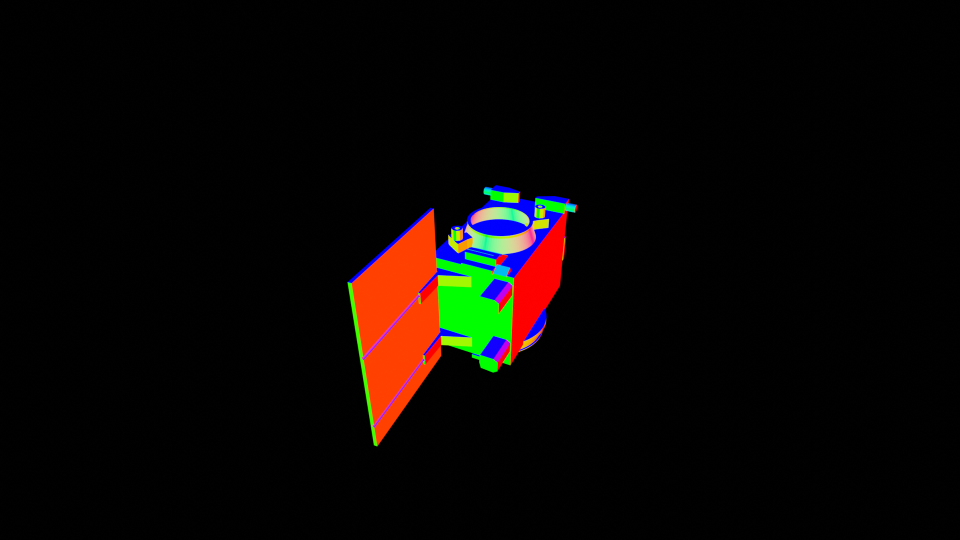
#> input picture python-version/test_images/0.363_-0.759_0.541.png, 1920 x 1080 px (shown at 1/2 size)
$ python orb.py
#> lines starting #> are read from the running program, lines starting #| are printed output that depends on the picture; after the words box and inside, x2 and y2 are one past the last pixel; in counts of white or black regions, pixels touching at a corner belong together
import numpy as np
import cv2 as cv

# Read the query image as query_img
# and train image This query image
# is what you need to find in train image
# Save it in the same directory
# with the name image.jpg
query_img = cv.imread('0.363_-0.759_0.541.png')
#> query_img is the input picture: shape (1080, 1920, 3); mean B, G, R 3.9, 6.4, 10
train_img = cv.imread('0.369_-0.548_0.751.png')
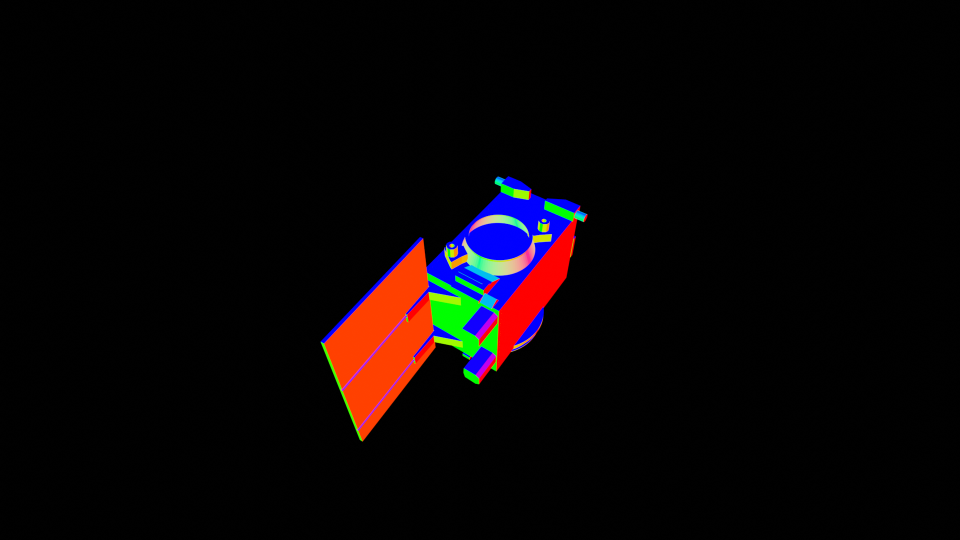
#> input picture python-version/test_images/0.369_-0.548_0.751.png, 1920 x 1080 px (shown at 1/2 size)
#> train_img is the input picture: shape (1080, 1920, 3); mean B, G, R 6, 4.6, 9.2

# Convert it to grayscale
query_img_bw = cv.cvtColor(query_img, cv.COLOR_BGR2GRAY)
train_img_bw = cv.cvtColor(train_img, cv.COLOR_BGR2GRAY)

ret, query_img_thresh = cv.threshold(query_img_bw, 0, 255, cv.THRESH_BINARY + cv.THRESH_TRIANGLE)
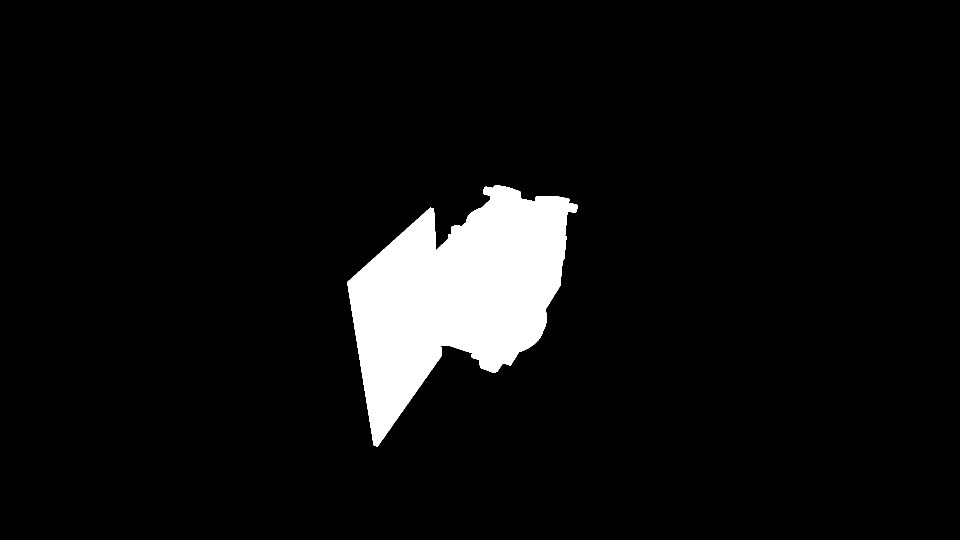
#> query_img_thresh: shape (1080, 1920) (shown at 1/2 size); 6.1% white; 1 white region, box (x1, y1, x2, y2) and area: (694, 370, 1155, 893) 127101
#> ret = 3
ret, train_img_thresh = cv.threshold(train_img_bw, 0, 255, cv.THRESH_BINARY + cv.THRESH_TRIANGLE)
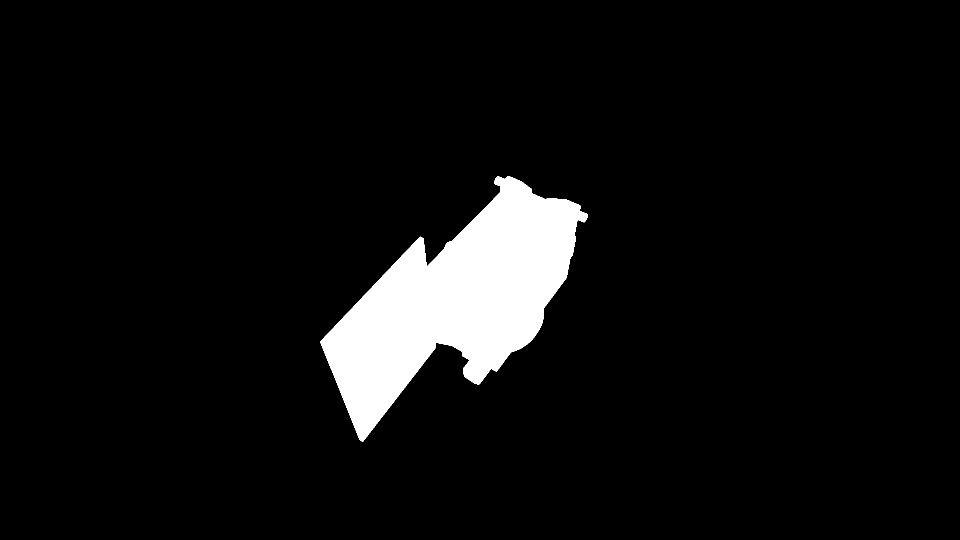
#> train_img_thresh: shape (1080, 1920) (shown at 1/2 size); 6.1% white; 1 white region

query_img_cnts, hierarchy = cv.findContours(query_img_thresh, cv.RETR_EXTERNAL, cv.CHAIN_APPROX_SIMPLE)
#> query_img_cnts = 1 contour; box (x1, y1, x2, y2) and area: (694, 370, 1155, 893) 126250
# query_img_cnts = query_img_cnts[0]
train_img_cnts, hierarchy = cv.findContours(train_img_thresh, cv.RETR_EXTERNAL, cv.CHAIN_APPROX_SIMPLE)
#> train_img_cnts = 1 contour; box (x1, y1, x2, y2) and area: (640, 352, 1176, 884) 125724
# train_img_cnts = train_img_cnts[0]
# find the longest contour
query_img_cnts = max(query_img_cnts, key=cv.contourArea)
#> query_img_cnts = contour of 678 points, box (x1, y1, x2, y2) (694, 370, 1155, 893), area 126250
train_img_cnts = max(train_img_cnts, key=cv.contourArea)
#> train_img_cnts = contour of 724 points, box (x1, y1, x2, y2) (640, 352, 1176, 884), area 125724
# find bounding box coordinates
query_img_x, query_img_y, query_img_w, query_img_h = cv.boundingRect(query_img_cnts)
#> query_img_x = 694; query_img_y = 370; query_img_w = 461; query_img_h = 523
train_img_x, train_img_y, train_img_w, train_img_h = cv.boundingRect(train_img_cnts)
#> train_img_x = 640; train_img_y = 352; train_img_w = 536; train_img_h = 532

# split query_img into channels
red_q, green_q, blue_q = cv.split(query_img)
red_t, green_t, blue_t = cv.split(train_img)

# select the channel
q_t = blue_q
t_t = blue_t

# crop the image
# q_t = q_t[320:945, 600:1250]
# t_t = t_t[320:945, 600:1250]

q_t = q_t[query_img_y:query_img_y + query_img_h, query_img_x:query_img_x + query_img_w]
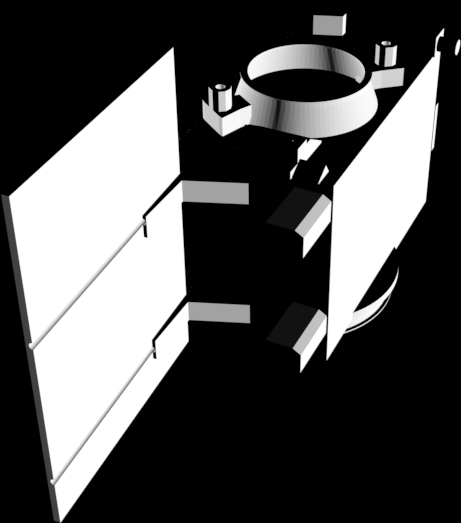
#> q_t: shape (523, 461); min 0, max 255, mean 83
t_t = t_t[train_img_y:train_img_y + train_img_h, train_img_x:train_img_x + train_img_w]
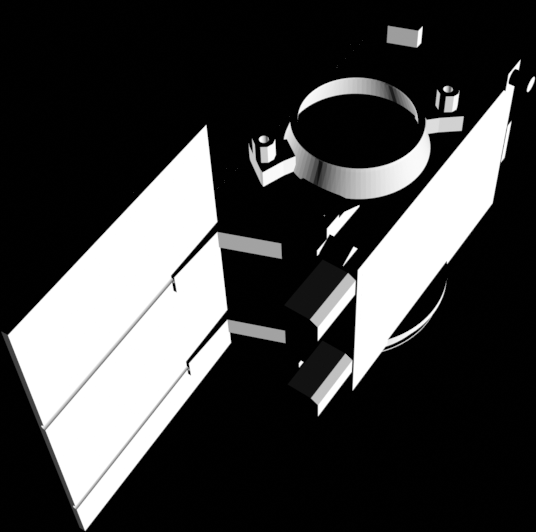
#> t_t: shape (532, 536); min 0, max 255, mean 64.4

# Initialize the ORB detector algorithm
orb = cv.ORB_create()

# Now detect the keypoints and compute
# the descriptors for the query image
# and train image
queryKeypoints, queryDescriptors = orb.detectAndCompute(q_t, None)
#> queryKeypoints = 500 keypoints; strongest (x, y, size): (320, 141, 31), (319, 142, 37.2), (216, 86, 31), (172, 49, 31)
trainKeypoints, trainDescriptors = orb.detectAndCompute(t_t, None)
#> trainKeypoints = 500 keypoints; strongest (x, y, size): (301, 362, 31), (259, 139, 31), (444, 88, 31), (353, 247, 31)

# Initialize the Matcher for matching
# the keypoints and then match the
# keypoints
matcher = cv.BFMatcher(cv.NORM_HAMMING2, crossCheck=True)
matches = matcher.match(queryDescriptors, trainDescriptors)
#> matches = 178 matches
matches = sorted(matches, key=lambda x: x.distance)

# draw the matches to the final image
# containing both the images the drawMatches()
# function takes both images and keypoints
# and outputs the matched query image with
# its train image
final_img = cv.drawMatches(q_t, queryKeypoints,
                           t_t, trainKeypoints, matches[:9], None,
                           flags=cv.DrawMatchesFlags_NOT_DRAW_SINGLE_POINTS)
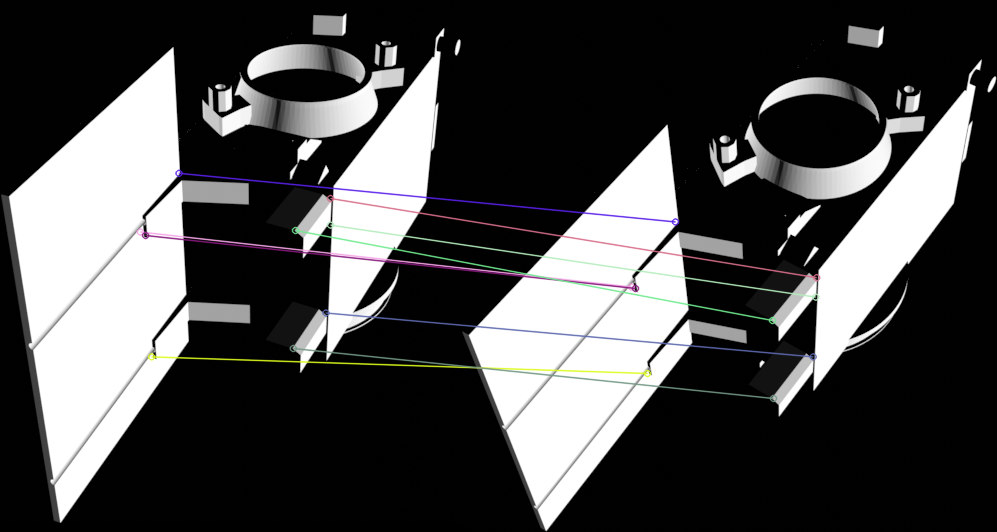
#> final_img: shape (532, 997, 3); mean of channels 0, 1, 2 72.9, 72.7, 72.9; drawn as B, G, R

final_img = cv.resize(final_img, (1000, 650))
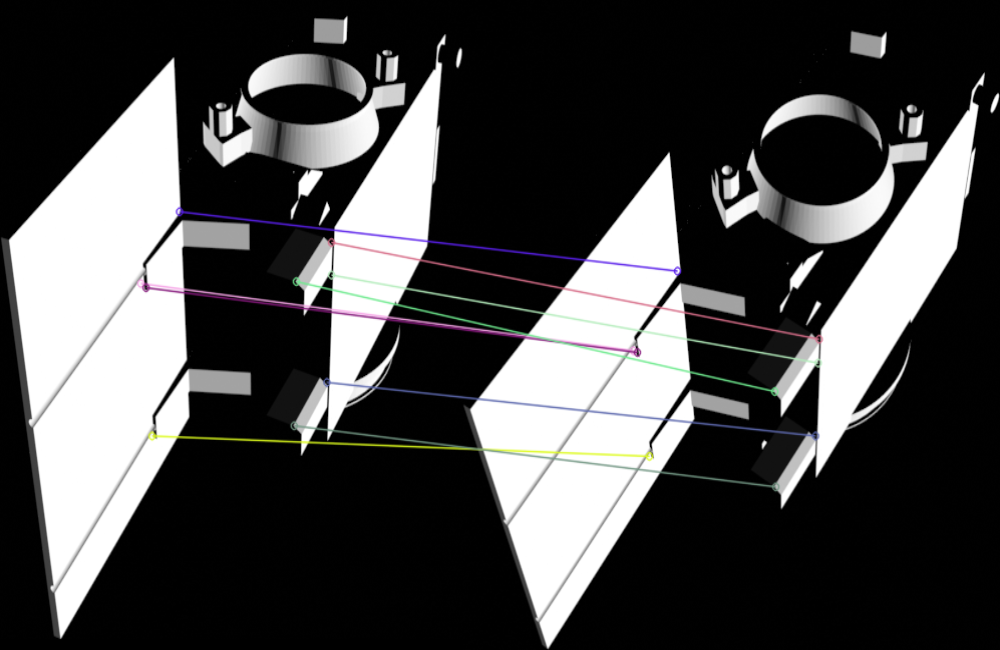
#> final_img: shape (650, 1000, 3); mean of channels 0, 1, 2 72.8, 72.7, 72.8; drawn as B, G, R

# Show the final image
cv.imshow("Matches", final_img)
cv.waitKey()
